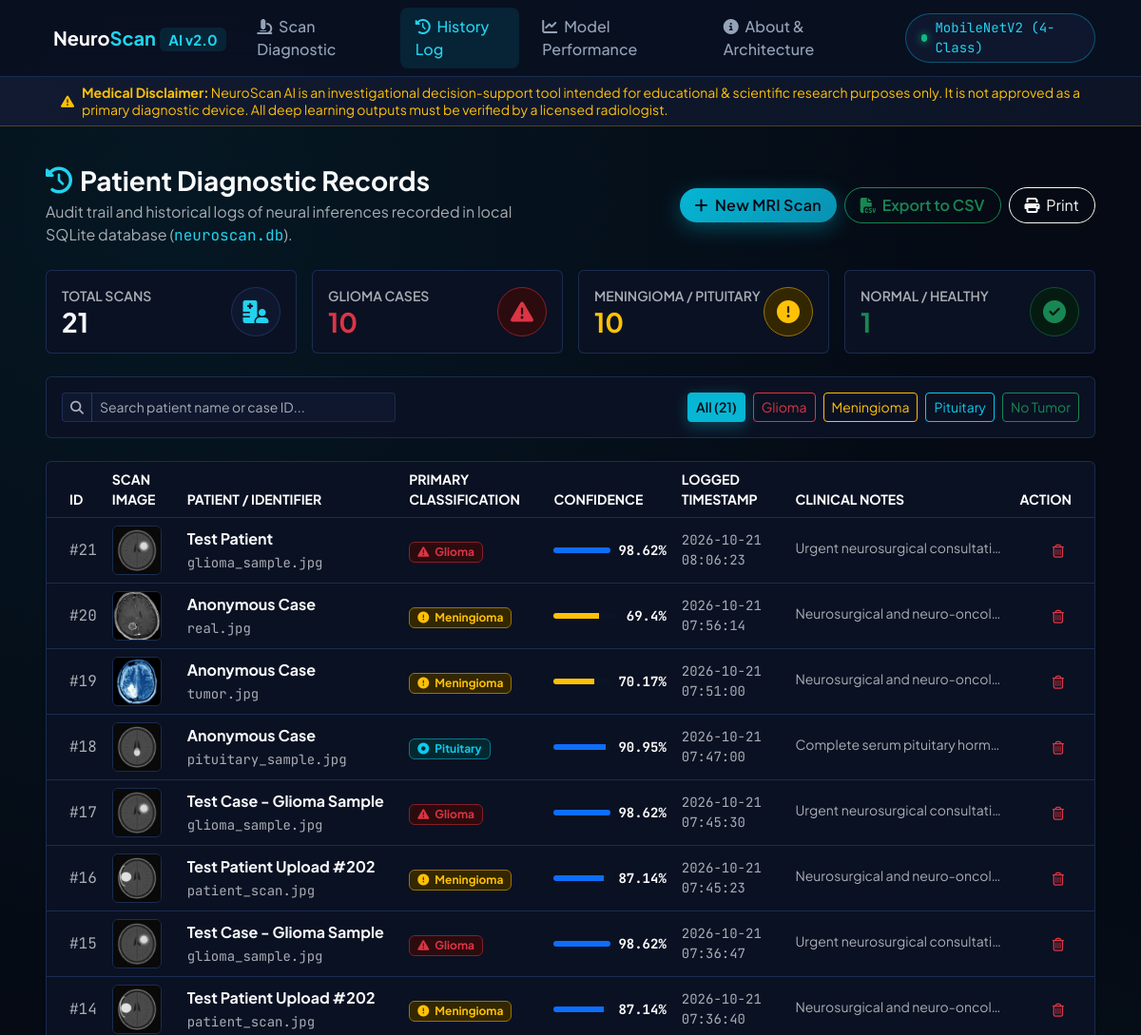
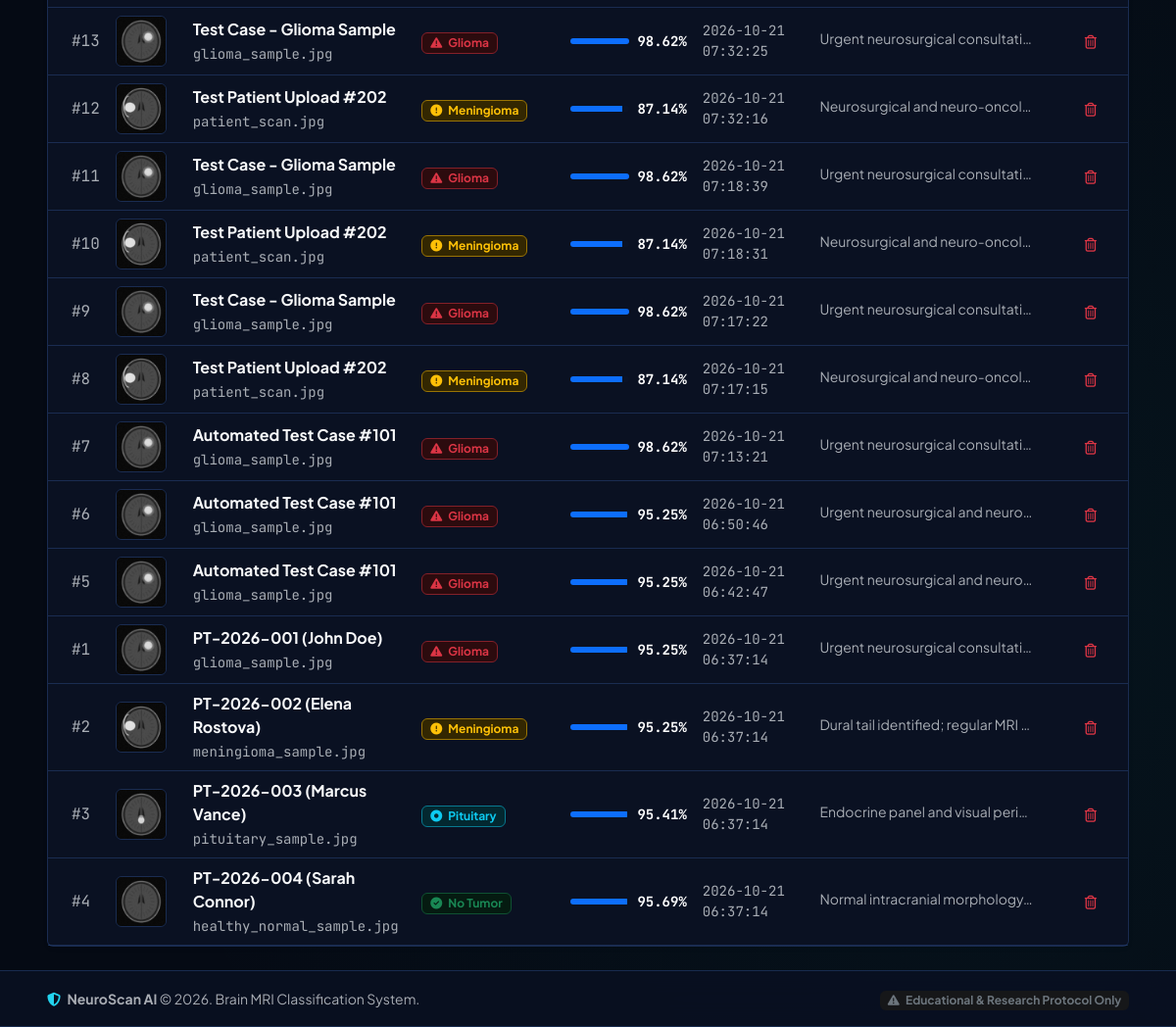
The app's page /history with its own data (2 pictures, top to bottom).
### tables this page shows
CREATE TABLE scans (
            id INTEGER PRIMARY KEY AUTOINCREMENT,
            patient_name TEXT NOT NULL,
            filename TEXT NOT NULL,
            image_path TEXT NOT NULL,
            predicted_class TEXT NOT NULL,
            confidence REAL NOT NULL,
            probabilities TEXT,
            clinical_notes TEXT,
            created_at TIMESTAMP DEFAULT CURRENT_TIMESTAMP
        );

### app.py (the view)
@app.route("/history")
def history():
    scans = database.get_all_scans()
    stats = database.get_statistics()
    return render_template("history.html", scans=scans, stats=stats, disclaimer=MEDICAL_DISCLAIMER)

### app.py (called while the page is built)
@app.context_processor
def inject_global_context():
    return {"medical_disclaimer": MEDICAL_DISCLAIMER}

### database.py (called while the page is built)
def get_db_connection():
    conn = sqlite3.connect(DATABASE_NAME)
    conn.row_factory = sqlite3.Row
    return conn

def get_all_scans():
    conn = get_db_connection()
    cursor = conn.cursor()
    cursor.execute("SELECT * FROM scans ORDER BY created_at DESC")
    rows = cursor.fetchall()
    scans = []
    for row in rows:
        scan_dict = dict(row)
        try:
            scan_dict['probabilities'] = json.loads(scan_dict['probabilities']) if scan_dict['probabilities'] else {}
        except Exception:
            scan_dict['probabilities'] = {}
        scans.append(scan_dict)
    conn.close()
    return scans

def get_statistics():
    conn = get_db_connection()
    cursor = conn.cursor()
    cursor.execute("SELECT COUNT(*) as total FROM scans")
    total = cursor.fetchone()['total']
    cursor.execute("SELECT predicted_class, COUNT(*) as count FROM scans GROUP BY predicted_class")
    breakdown = {row['predicted_class']: row['count'] for row in cursor.fetchall()}
    conn.close()
    return {
        "total_scans": total,
        "breakdown": breakdown
    }

### templates/history.html (shortened to what this page needs)
{% extends "base.html" %}
{% block content %}
<div class="container-fluid px-lg-5">
    <div class="row align-items-center mb-4 g-3">
        <div class="col-md-6">
            <h1 class="h3 fw-bold mb-1 d-flex align-items-center gap-2">
                <i class="fa-solid fa-clock-rotate-left text-cyan"></i>
                Patient Diagnostic Records
            </h1>
            <p class="text-muted mb-0">
                Audit trail and historical logs of neural inferences recorded in local SQLite database (<span class="font-mono text-cyan">neuroscan.db</span>).
            </p>
        </div>
        <div class="col-md-6 text-md-end d-flex align-items-center justify-content-md-end gap-2 flex-wrap">
            <a href="{{ url_for('index') }}" class="btn btn-cyan px-3 rounded-pill fw-semibold shadow-cyan">
                <i class="fa-solid fa-plus me-1"></i> New MRI Scan
            </a>
            <a href="{{ url_for('export_history_csv') }}" class="btn btn-outline-success px-3 rounded-pill fw-semibold">
                <i class="fa-solid fa-file-csv me-1"></i> Export to CSV
            </a>
            <button type="button" class="btn btn-outline-light px-3 rounded-pill" onclick="window.print();">
                <i class="fa-solid fa-print me-1"></i> Print
            </button>
        </div>
    </div>
    <div class="row g-3 mb-4">
        <div class="col-sm-6 col-xl-3">
            <div class="card bg-card border border-subtle p-3 h-100">
                <div class="d-flex align-items-center justify-content-between">
                    <div>
                        <div class="text-muted small text-uppercase fw-semibold">Total Scans</div>
                        <h3 class="fw-bold mb-0 text-light">{{ stats.total_scans }}</h3>
                    </div>
                    <div class="stat-icon-circle bg-dark-subtle text-cyan border border-subtle">
                        <i class="fa-solid fa-hospital-user fs-4"></i>
                    </div>
                </div>
            </div>
        </div>
        <div class="col-sm-6 col-xl-3">
            <div class="card bg-card border border-subtle p-3 h-100">
                <div class="d-flex align-items-center justify-content-between">
                    <div>
                        <div class="text-muted small text-uppercase fw-semibold">Glioma Cases</div>
                        <h3 class="fw-bold mb-0 text-danger">{{ stats.breakdown.get('Glioma', 0) }}</h3>
                    </div>
                    <div class="stat-icon-circle bg-danger-subtle text-danger border border-danger-subtle">
                        <i class="fa-solid fa-triangle-exclamation fs-4"></i>
                    </div>
                </div>
            </div>
        </div>
        <div class="col-sm-6 col-xl-3">
            <div class="card bg-card border border-subtle p-3 h-100">
                <div class="d-flex align-items-center justify-content-between">
                    <div>
                        <div class="text-muted small text-uppercase fw-semibold">Meningioma / Pituitary</div>
                        <h3 class="fw-bold mb-0 text-warning">{{ stats.breakdown.get('Meningioma', 0) + stats.breakdown.get('Pituitary', 0) }}</h3>
                    </div>
                    <div class="stat-icon-circle bg-warning-subtle text-warning border border-warning-subtle">
                        <i class="fa-solid fa-circle-exclamation fs-4"></i>
                    </div>
                </div>
            </div>
        </div>
        <div class="col-sm-6 col-xl-3">
            <div class="card bg-card border border-subtle p-3 h-100">
                <div class="d-flex align-items-center justify-content-between">
                    <div>
                        <div class="text-muted small text-uppercase fw-semibold">Normal / Healthy</div>
                        <h3 class="fw-bold mb-0 text-success">{{ stats.breakdown.get('No Tumor', 0) }}</h3>
                    </div>
                    <div class="stat-icon-circle bg-success-subtle text-success border border-success-subtle">
                        <i class="fa-solid fa-circle-check fs-4"></i>
                    </div>
                </div>
            </div>
        </div>
    </div>
    <div class="card bg-card border border-subtle mb-4">
        <div class="card-body p-3">
            <div class="row g-2 align-items-center">
                <div class="col-md-6 col-lg-4">
                    <div class="input-group input-group-sm">
                        <span class="input-group-text bg-dark-subtle border-subtle text-muted">
                            <i class="fa-solid fa-magnifying-glass"></i>
                        </span>
                        <input type="text" id="historySearchInput" class="form-control bg-dark-subtle border-subtle text-light" placeholder="Search patient name or case ID...">
                    </div>
                </div>
                <div class="col-md-6 col-lg-8 d-flex justify-content-md-end gap-2 flex-wrap">
                    <button class="btn btn-sm btn-outline-cyan active filter-btn" data-filter="all">All ({{ scans|length }})</button>
                    <button class="btn btn-sm btn-outline-danger filter-btn" data-filter="Glioma">Glioma</button>
                    <button class="btn btn-sm btn-outline-warning filter-btn" data-filter="Meningioma">Meningioma</button>
                    <button class="btn btn-sm btn-outline-info filter-btn" data-filter="Pituitary">Pituitary</button>
                    <button class="btn btn-sm btn-outline-success filter-btn" data-filter="No Tumor">No Tumor</button>
                </div>
            </div>
        </div>
    </div>
    <div class="card bg-card border border-subtle shadow-sm">
        <div class="card-body p-0">
            <div class="table-responsive">
                <table class="table table-hover align-middle mb-0" id="historyTable">
                    <thead class="table-dark-subtle text-muted small text-uppercase">
                        <tr>
                            <th class="ps-4">ID</th>
                            <th>Scan Image</th>
                            <th>Patient / Identifier</th>
                            <th>Primary Classification</th>
                            <th>Confidence</th>
                            <th>Logged Timestamp</th>
                            <th>Clinical Notes</th>
                            <th class="text-end pe-4">Action</th>
                        </tr>
                    </thead>
                    <tbody>
                        {% if scans %}
                            {% for scan in scans %}
                                <tr class="history-row" data-class="{{ scan.predicted_class }}" data-patient="{{ scan.patient_name|lower }}">
                                    <td class="ps-4 font-mono text-muted">#{{ scan.id }}</td>
                                    <td>
                                        <a href="{{ url_for('static', filename=scan.image_path.replace('static/', '')) }}" target="_blank" title="View Full Scan">
                                            <img src="{{ url_for('static', filename=scan.image_path.replace('static/', '')) }}" alt="Scan thumbnail" class="rounded border border-subtle zoom-thumbnail" style="width: 52px; height: 52px; object-fit: cover;">
                                        </a>
                                    </td>
                                    <td>
                                        <div class="fw-bold text-light">{{ scan.patient_name }}</div>
                                        <small class="text-muted font-mono">{{ scan.filename }}</small>
                                    </td>
                                    <td>
                                        {% if scan.predicted_class == 'Glioma' %}
                                            <span class="badge bg-danger-subtle text-danger border border-danger-subtle px-2 py-1">
                                                <i class="fa-solid fa-triangle-exclamation me-1"></i> Glioma
                                            </span>
                                        {% elif scan.predicted_class == 'Meningioma' %}
                                            <span class="badge bg-warning-subtle text-warning border border-warning-subtle px-2 py-1">
                                                <i class="fa-solid fa-circle-exclamation me-1"></i> Meningioma
                                            </span>
                                        {% elif scan.predicted_class == 'Pituitary' %}
                                            <span class="badge bg-info-subtle text-info border border-info-subtle px-2 py-1">
                                                <i class="fa-solid fa-circle-dot me-1"></i> Pituitary
                                            </span>
                                        {% else %}
                                            <span class="badge bg-success-subtle text-success border border-success-subtle px-2 py-1">
                                                <i class="fa-solid fa-circle-check me-1"></i> No Tumor
                                            </span>
                                        {% endif %}
                                    </td>
                                    <td>
                                        <div class="d-flex align-items-center gap-2">
                                            <div class="progress flex-grow-1" style="height: 6px; width: 60px;">
                                                <div class="progress-bar {% if scan.confidence > 80 %}bg-cyan{% elif scan.confidence > 60 %}bg-warning{% else %}bg-danger{% endif %}" role="progressbar" style="width: {{ scan.confidence }}%;"></div>
                                            </div>
                                            <span class="font-mono small fw-bold">{{ scan.confidence }}%</span>
                                        </div>
                                    </td>
                                    <td class="text-muted small font-mono">
                                        {{ scan.created_at }}
                                    </td>
                                    <td>
                                        <small class="text-muted text-truncate d-inline-block" style="max-width: 220px;" title="{{ scan.clinical_notes }}">
                                            {{ scan.clinical_notes or "Standard observation recorded." }}
                                        </small>
                                    </td>
                                    <td class="text-end pe-4">
                                        <form method="POST" action="{{ url_for('delete_scan', scan_id=scan.id) }}" class="d-inline" onsubmit="return confirm('Are you sure you want to delete scan record #{{ scan.id }}?');">
                                            <button type="submit" class="btn btn-outline-danger btn-sm border-0" title="Delete record">
                                                <i class="fa-regular fa-trash-can"></i>
                                            </button>
                                        </form>
                                    </td>
                                </tr>
                            {% endfor %}
                        {% endif %}
                    </tbody>
                </table>
            </div>
        </div>
    </div>
</div>
{% endblock %}

### static/css/style.css (style rules this page uses)
:root { --navy-950: #050a14; --navy-900: #0a1122; --navy-850: #0e172e; --navy-800: #131e3b; --navy-700: #1a2a50; --navy-600: #233766; --navy-border: rgba(45, 78, 138, 0.45); --teal-500: #06b6d4; --teal-400: #22d3ee; --teal-300: #67e8f9; --teal-600: #0891b2; --teal-glow: rgba(6, 182, 212, 0.35); --teal-subtle: rgba(6, 182, 212, 0.12); --teal-border: rgba(6, 182, 212, 0.4); --emerald-accent: #10b981; --emerald-subtle: rgba(16, 185, 129, 0.15); --amber-accent: #f59e0b; --amber-subtle: rgba(245, 158, 11, 0.15); --rose-accent: #f43f5e; --rose-subtle: rgba(244, 63, 94, 0.15); --sky-accent: #38bdf8; --sky-subtle: rgba(56, 189, 248, 0.15); --font-sans: 'Plus Jakarta Sans', -apple-system, BlinkMacSystemFont, 'Segoe UI', Roboto, sans-serif; --font-mono: 'JetBrains Mono', monospace; }
body { font-family: var(--font-sans); background-color: var(--navy-950); color: #f8fafc; min-height: 100vh; overflow-x: hidden; background-image: radial-gradient(circle at 15% 10%, rgba(6, 182, 212, 0.08) 0%, transparent 40%), radial-gradient(circle at 85% 80%, rgba(20, 184, 166, 0.06) 0%, transparent 45%); background-attachment: fixed; }
.font-mono { font-family: var(--font-mono); }
.bg-main { background-color: var(--navy-950) !important; }
.bg-card { background-color: var(--navy-900) !important; border: 1px solid var(--navy-border) !important; }
.bg-dark-subtle { background-color: var(--navy-850) !important; }
.text-teal, .text-cyan { color: var(--teal-400) !important; }
.border-subtle { border-color: var(--navy-border) !important; }
.btn-teal, .btn-cyan { background: linear-gradient(135deg, #06b6d4 0%, #0891b2 100%); color: #050a14 !important; border: none; font-weight: 700; letter-spacing: 0.3px; transition: all 0.25s cubic-bezier(0.16, 1, 0.3, 1); }
.btn-outline-teal, .btn-outline-cyan { border: 1px solid var(--teal-500); color: var(--teal-400); background: rgba(6, 182, 212, 0.04); font-weight: 600; transition: all 0.25s ease; }
.btn-outline-teal:hover, .btn-outline-cyan:hover, .btn-outline-teal.active, .btn-outline-cyan.active { background: var(--teal-500); color: #050a14 !important; border-color: var(--teal-500); box-shadow: 0 4px 16px var(--teal-glow); }
.shadow-teal, .shadow-cyan { box-shadow: 0 6px 22px var(--teal-glow) !important; }
.stat-icon-circle { width: 52px; height: 52px; border-radius: 50%; display: flex; align-items: center; justify-content: center; }
.zoom-thumbnail { transition: transform 0.25s cubic-bezier(0.16, 1, 0.3, 1), box-shadow 0.25s ease; }
.progress { background-color: #0b1326; border-radius: 6px; overflow: hidden; }
.table { --bs-table-bg: transparent; --bs-table-hover-bg: rgba(6, 182, 212, 0.05); }
.table > :not(caption) > * > * { border-bottom-color: var(--navy-border); }

### records on screen
scans: id "21", image_path (picture), patient_name "Test Patient", filename "glioma_sample.jpg", predicted_class "Glioma" (drawn), confidence "98.62", created_at "2026-10-21 08:06:23", clinical_notes "Urgent neurosurgical consultati…"
scans: id "20", image_path (picture), patient_name "Anonymous Case", filename "real.jpg", predicted_class "Meningioma" (drawn), confidence "69.4", created_at "2026-10-21 07:56:14", clinical_notes "Neurosurgical and neuro-oncol…"
scans: id "19", image_path (picture), patient_name "Anonymous Case", filename "tumor.jpg", predicted_class "Meningioma" (drawn), confidence "70.17", created_at "2026-10-21 07:51:00", clinical_notes "Neurosurgical and neuro-oncol…"
scans: id "18", image_path (picture), patient_name "Anonymous Case", filename "pituitary_sample.jpg", predicted_class "Pituitary" (drawn), confidence "90.95", created_at "2026-10-21 07:47:00", clinical_notes "Complete serum pituitary horm…"
scans: id "17", image_path (picture), patient_name "Test Case - Glioma Sample", filename "glioma_sample.jpg", predicted_class "Glioma" (drawn), confidence "98.62", created_at "2026-10-21 07:45:30", clinical_notes "Urgent neurosurgical consultati…"
scans: id "16", image_path (picture), patient_name "Test Patient Upload #202", filename "patient_scan.jpg", predicted_class "Meningioma" (drawn), confidence "87.14", created_at "2026-10-21 07:45:23", clinical_notes "Neurosurgical and neuro-oncol…"
scans: id "15", image_path (picture), patient_name "Test Case - Glioma Sample", filename "glioma_sample.jpg", predicted_class "Glioma" (drawn), confidence "98.62", created_at "2026-10-21 07:36:47", clinical_notes "Urgent neurosurgical consultati…"
scans: id "14", image_path (picture), patient_name "Test Patient Upload #202", filename "patient_scan.jpg", predicted_class "Meningioma" (drawn), confidence "87.14", created_at "2026-10-21 07:36:40", clinical_notes "Neurosurgical and neuro-oncol…"
scans: id "13", image_path (picture), patient_name "Test Case - Glioma Sample", filename "glioma_sample.jpg", predicted_class "Glioma" (drawn), confidence "98.62", created_at "2026-10-21 07:32:25", clinical_notes "Urgent neurosurgical consultati…"
scans: id "12", image_path (picture), patient_name "Test Patient Upload #202", filename "patient_scan.jpg", predicted_class "Meningioma" (drawn), confidence "87.14", created_at "2026-10-21 07:32:16", clinical_notes "Neurosurgical and neuro-oncol…"
scans: id "11", image_path (picture), patient_name "Test Case - Glioma Sample", filename "glioma_sample.jpg", predicted_class "Glioma" (drawn), confidence "98.62", created_at "2026-10-21 07:18:39", clinical_notes "Urgent neurosurgical consultati…"
scans: id "10", image_path (picture), patient_name "Test Patient Upload #202", filename "patient_scan.jpg", predicted_class "Meningioma" (drawn), confidence "87.14", created_at "2026-10-21 07:18:31", clinical_notes "Neurosurgical and neuro-oncol…"
scans: id "9", image_path (picture), patient_name "Test Case - Glioma Sample", filename "glioma_sample.jpg", predicted_class "Glioma" (drawn), confidence "98.62", created_at "2026-10-21 07:17:22", clinical_notes "Urgent neurosurgical consultati…"
scans: id "8", image_path (picture), patient_name "Test Patient Upload #202", filename "patient_scan.jpg", predicted_class "Meningioma" (drawn), confidence "87.14", created_at "2026-10-21 07:17:15", clinical_notes "Neurosurgical and neuro-oncol…"
scans: id "7", image_path (picture), patient_name "Automated Test Case #101", filename "glioma_sample.jpg", predicted_class "Glioma" (drawn), confidence "98.62", created_at "2026-10-21 07:13:21", clinical_notes "Urgent neurosurgical consultati…"
scans: id "6", image_path (picture), patient_name "Automated Test Case #101", filename "glioma_sample.jpg", predicted_class "Glioma" (drawn), confidence "95.25", created_at "2026-10-21 06:50:46", clinical_notes "Urgent neurosurgical and neuro…"
scans: id "5", image_path (picture), patient_name "Automated Test Case #101", filename "glioma_sample.jpg", predicted_class "Glioma" (drawn), confidence "95.25", created_at "2026-10-21 06:42:47", clinical_notes "Urgent neurosurgical and neuro…"
scans: id "1", image_path (picture), patient_name "PT-2026-001 (John Doe)", filename "glioma_sample.jpg", predicted_class "Glioma" (drawn), confidence "95.25", created_at "2026-10-21 06:37:14", clinical_notes "Urgent neurosurgical consultati…"
scans: id "2", image_path (picture), patient_name "PT-2026-002 (Elena Rostova)", filename "meningioma_sample.jpg", predicted_class "Meningioma" (drawn), confidence "95.25", created_at "2026-10-21 06:37:14", clinical_notes "Dural tail identified; regular MRI…"
scans: id "3", image_path (picture), patient_name "PT-2026-003 (Marcus Vance)", filename "pituitary_sample.jpg", predicted_class "Pituitary" (drawn), confidence "95.41", created_at "2026-10-21 06:37:14", clinical_notes "Endocrine panel and visual peri…"
scans: id "4", image_path (picture), patient_name "PT-2026-004 (Sarah Connor)", filename "healthy_normal_sample.jpg", predicted_class "No Tumor" (drawn), confidence "95.69", created_at "2026-10-21 06:37:14", clinical_notes "Normal intracranial morphology…"

### other values on screen
{{ stats.total_scans }} "21"
{{ stats.breakdown.get('Glioma', 0) }} "10"
{{ stats.breakdown.get('No Tumor', 0) }} "1"
{{ scans|length }} "21"
